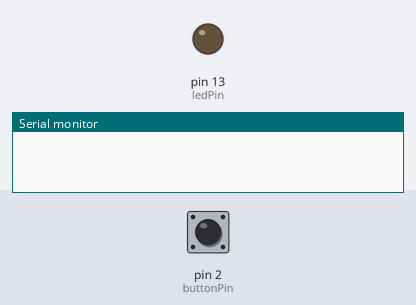
Recording of a sketch running on a simulated Arduino Uno, built with avr-gcc and run on an emulated ATmega328P. Parts: output pins drawn as LEDs (lit = HIGH), the last lines printed to the serial monitor. Inputs (shaded band) come from the test bench; at power-on: pin 2 (buttonPin) HIGH.

Above: at 1.2 s.
1.3 s: pin 2 (buttonPin) pulled LOW for 0.15 s
At 1.6 s:
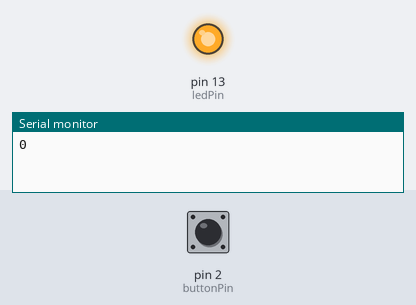
2.9 s: pin 2 (buttonPin) pulled LOW for 1 s
At 4.0 s:
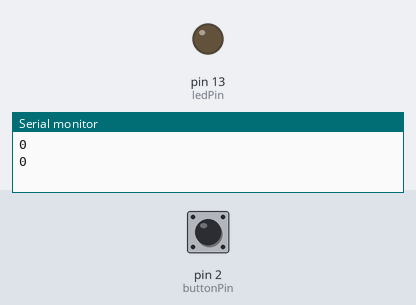
5.4 s: pin 2 (buttonPin) pulled LOW for 3.2 s
At 5.9 s:
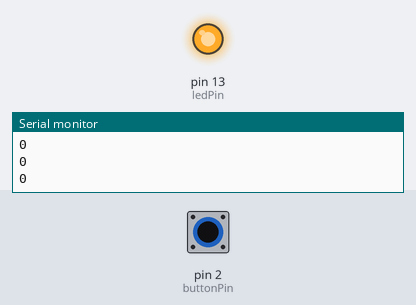
Timing chart, 0 to 8.4 s (numbered marks = the images above; inputs shaded):
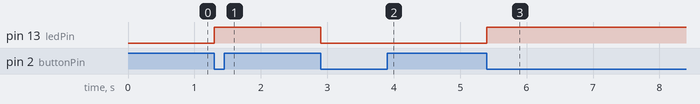

The sketch:

push_led.ino
```cpp
const int buttonPin = 2;   // Pin connected to the push button
const int ledPin = 13;     // Pin connected to the LED
bool ledState = false;     // Variable to store the LED state
bool buttonState = false;  // Variable to store the button state
bool lastButtonState = false;  // Variable to store the previous button state

void setup() {
  pinMode(buttonPin, INPUT_PULLUP);  // Set the button pin as input with internal pull-up resistor
  pinMode(ledPin, OUTPUT);
  Serial.begin(115200);// Set the LED pin as output
}

void loop() {
  buttonState = digitalRead(buttonPin);  // Read the state of the button

  // Check if the button state has changed
  if (buttonState != lastButtonState) {
    // If the button is pressed (LOW state)
    if (buttonState == LOW) {
      ledState = !ledState;  // Toggle the LED state
      digitalWrite(ledPin, ledState);  // Set the LED pin accordingly
      Serial.println(buttonState);
    }
    delay(50);  // Debounce delay to avoid false triggering
  }

  lastButtonState = buttonState;  // Update the previous button state
}
```

Measured:
- after the input at 1.3 s, pin 13 (ledPin): LOW → HIGH at once
- after the input at 2.9 s, pin 13 (ledPin): HIGH → LOW at once
- after the input at 5.4 s, pin 13 (ledPin): LOW → HIGH at once
